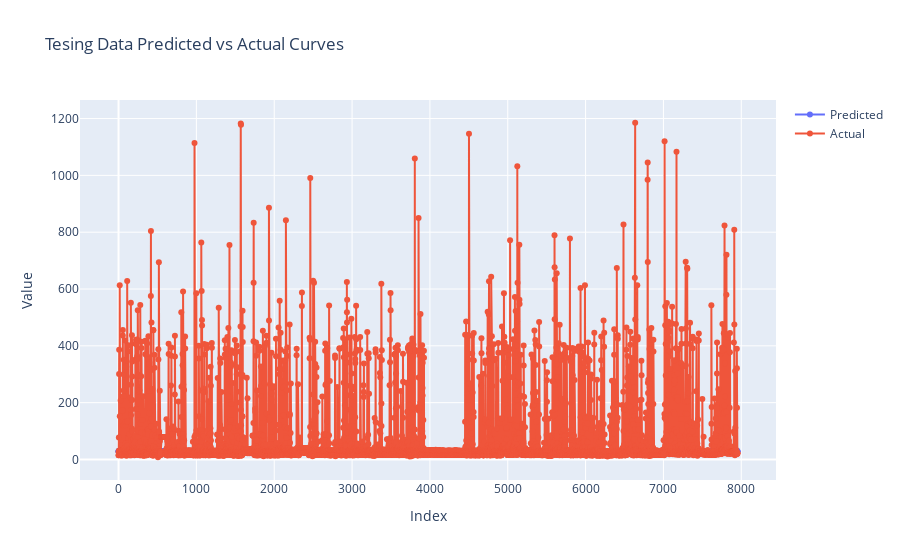

Notebook cell for this chart:
### Code cell
Results_train = {}

# for Training data 
y_train_hat = model.predict(x_train)
y_train_hat_inversed = min_max_scaler.inverse_transform(y_train_hat.reshape(-1,1)).flatten().tolist()
y_train_inversed = min_max_scaler.inverse_transform(y_train.reshape(-1,1)).flatten().tolist()

Results_train['y_train_hat'] =y_train_hat_inversed
Results_train['y_train'] =y_train_inversed
Results_train['Index'] = np.arange(0, len(y_train_inversed))
results_df_train = pd.DataFrame.from_dict(Results_train)
display(results_df_train)



# Plotting
fig = go.Figure()
fig.add_trace(go.Scatter(x=results_df_train['Index'], y=results_df_train['y_train_hat'], name='Predicted',mode='markers+lines'))
fig.add_trace(go.Scatter(x=results_df_train['Index'], y=results_df_train['y_train'], name='Actual' ,mode='markers+lines'))
fig.update_layout(
            xaxis_title='Index',
            yaxis_title='Value',
            title='Tesing Data Predicted vs Actual Curves'
        )
fig.write_html('plots/LSTM-predicted_actual_curves.html')
fig.show()

# Summary:
# The code calculates the predictions of the LSTM model on the training data and transforms them back to their original scale. 
# It creates a DataFrame to store the predicted and actual values along with their corresponding indices 
# for the training data. Then, it generates a plot using Plotly with separate lines for the predicted and actual values. 
# The plot is saved as an HTML file and displayed. This allows visual comparison between the predicted and actual 
# values of the training data.

### Figure 1 — Plotly figure (JSON) as saved in the notebook; plotly's stock layout.template omitted (floating-point values rounded to 4 significant figures; data arrays with more than 128 entries replaced by an {"elided": "..."} marker saying what was removed)
{"data": [{"mode": "markers+lines", "name": "Predicted", "type": "scatter", "x": {"elided": "7952 int values"}, "y": {"elided": "7952 float values"}}, {"mode": "markers+lines", "name": "Actual", "type": "scatter", "x": {"elided": "7952 int values"}, "y": {"elided": "7952 float values"}}], "layout": {"title": {"text": "Tesing Data Predicted vs Actual Curves"}, "xaxis": {"title": {"text": "Index"}}, "yaxis": {"title": {"text": "Value"}}}}
